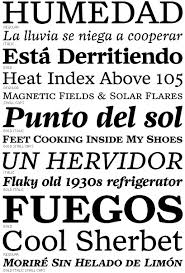
%> input picture 2_classification/decision_tree/text/10.jpg, 185 x 273 px; its folder holds 4 pictures in this run
$ octave tree_training.m   (GNU Octave 9; MATLAB toolbox functions it lacks are replaced by stand-ins)
%> lines starting %> are read from the running program, lines starting %| are printed output that depends on the picture
### 2_classification/perceptron/get_featureVector.m
function vector=get_featureVector(image)
% this function returns a column vector of 49 DCT features.
[m,n,k]=size(image);
if k>1,
    image=rgb2gray(image);   % only the greyscale image is used.
end

transformed_image=dct2(image);
min_dimension=min([m n]);
Z = zigzag4(min_dimension); % the DCT-trandformed image is converted into one-dimensional array in a zigzag order.

vector=[]; % initialisation with empty vector
for i=2:50, % use 256 coefficients of the DCT-transformed image in ZigZag order.
    vector=[vector;transformed_image(Z(i,1),Z(i,2))];
end


### 2_classification/perceptron/zigzag4.m
% zigzag4 - generate traversal-through-matrix used by jpeg
%
% SYNOPSIS
%	zigzag4
%	zigzag4(N)
%
% DESCRIPTION
% 	The skew-diagonal-traversal-pattern of jpeg for an NxN matrix
%	is returned in an N^2x2 matrix. N defaults to 8. The N^2x2 matrix
%	contains the appropriate row and column indices (starting at 1).

% Copyright (C) 1995-1997 Darrel Hankerson and Greg A. Harris
%
% This file is part of the JPEGtool collection of scripts for Octave
% and Matlab; see http://www.dms.auburn.edu/compression
%
% The JPEGtool collection is free software; you can redistribute it
% and/or modify it under the terms of the GNU General Public License
% as published by the Free Software Foundation; either version 2, or
% (at your option) any later version.
%
% The collection is distributed in the hope that it will be useful,
% but WITHOUT ANY WARRANTY; without even the implied warranty of
% MERCHANTABILITY or FITNESS FOR A PARTICULAR PURPOSE.  See the
% GNU General Public License for more details.
%
% You should have received a copy of the GNU General Public License
% along with this package; see the file COPYING.  If not, write to the
% Free Software Foundation, 59 Temple Place - Suite 330, Boston, MA
% 02111-1307, USA.

function Z = zigzag4(N)

if ~exist('N')
  N = 8;
end

Z = zeros(N*N,2);
u = 0; v = 2; inc = 1;

for n = 1:N*N
  v = v - inc; u = u + inc;
  if (u > N)
    v = v + 2; u = N; inc = -1;
  elseif (v == 0)
    v = 1; inc = -1;
  elseif (v > N)
    u = u + 2; v = N; inc = 1;
  elseif (u == 0)
    u = 1; inc = 1;
  end
  Z(n,:) = [v u];
end

% % Referecnce
% % http://www.site.uottawa.ca/~edubois/courses/CEG4311/zigzag.m

### 2_classification/decision_tree/tree_training.m
clear;
folder_text=dir('text\');
folder_non_text=dir('non_text\');
Number_text_images=length(folder_text)-2; % number of text images
Number_non_text_images=length(folder_non_text)-2; % number of non text images
input_training_set=[];

% Construct the training set
% each training feature vector (either for text or non text images) is extracted

for i=1:Number_text_images,
    Image=imread(['text\' folder_text(i+2).name]);
%> Image is the input picture: size 273x185x3 uint8; min 0, max 255, mean 196.2
    input_training_set=[input_training_set;get_featureVector(Image)'];
%> in get_featureVector, `transformed_image=dct2(image);`:
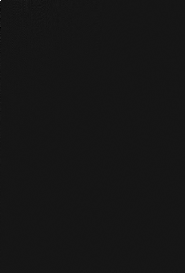
%> transformed_image: size 273x185 double; min -4166.5, max 44099.3, mean 1.1; drawn with min black and max white
%> the loop in get_featureVector, `for i=2:50,` made 49 passes
%> vector on passes 1 to 8: -49.27, [-49.27; 554.8], [-49.27; 554.8; -110.9], [-49.27; 554.8; -110.9; -171.3], [-49.27; 554.8; -110.9; -171.3; -12.3], [-49.27; 554.8; -110.9; -171.3; -12.3; -148], [-49.27; 554.8; -110.9; -171.3; -12.3; -148; 97.56], [-49.27; 554.8; -110.9; -171.3; -12.3; -148; 97.56; -20.68]
%> after the loop in get_featureVector, `for i=2:50,`: vector = 49 values, max 691.9 at index 44, min -1603.5 at index 20, mean -20.92
%> input_training_set has the same summary as vector in get_featureVector
    output_training_set{i,1}='text';
end
%> pass 2 of the loop `for i=1:Number_text_images,`:
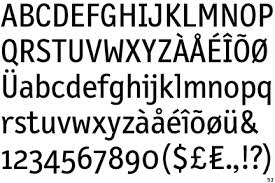
%> input picture 2_classification/decision_tree/text/11.jpg, 275 x 183 px
%> Image is the input picture: size 183x275x3 uint8; min 0, max 255, mean 199.4
%> image: size 183x275 uint8
%> in get_featureVector (call 2), `transformed_image=dct2(image);`:
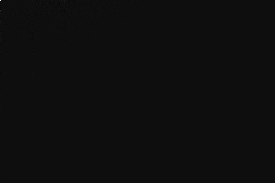
%> transformed_image: size 183x275 double; min -2718.8, max 44724.3, mean 1.1; drawn with min black and max white
%> the loop in get_featureVector (call 2), `for i=2:50,` made 49 passes
%> vector on passes 1 to 7: -65.8, [-65.8; -1553.2], [-65.8; -1553.2; 35.78], [-65.8; -1553.2; 35.78; 202.3], [-65.8; -1553.2; 35.78; 202.3; 411], [-65.8; -1553.2; 35.78; 202.3; 411; -352.9], [-65.8; -1553.2; 35.78; 202.3; 411; -352.9; -606.6]
%> after the loop in get_featureVector (call 2), `for i=2:50,`: vector = 49 values, max 620.9 at index 21, min -1553.2 at index 2, mean -49.09
%> input_training_set = 49 columns, first 8: [-49.27 554.8 -110.9 -171.3 -12.3 -148 97.56 -20.68; -65.8 -1553.2 35.78 202.3 411 -352.9 -606.6 -181.8]
%> pass 3 of the loop `for i=1:Number_text_images,`:
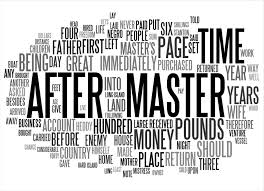
%> input picture 2_classification/decision_tree/text/15.jpg, 264 x 191 px
%> Image is the input picture: size 191x264x3 uint8; min 0, max 255, mean 198.4
%> image: size 191x264 uint8
%> in get_featureVector (call 3), `transformed_image=dct2(image);`:
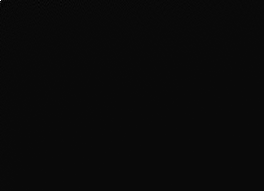
%> transformed_image: size 191x264 double; min -1776.7, max 44556.2, mean 1.1; drawn with min black and max white
%> the loop in get_featureVector (call 3), `for i=2:50,` made 49 passes
%> vector on passes 1 to 7: 907.9, [907.9; -387.9], [907.9; -387.9; 7118.1], [907.9; -387.9; 7118.1; 369], [907.9; -387.9; 7118.1; 369; 3102.2], [907.9; -387.9; 7118.1; 369; 3102.2; -491.5], [907.9; -387.9; 7118.1; 369; 3102.2; -491.5; -751.6]
%> after the loop in get_featureVector (call 3), `for i=2:50,`: vector = 49 values, max 7118.1 at index 3, min -1311.8 at index 38, mean 234.3
%> input_training_set = 49 columns, first 8: [-49.27 554.8 -110.9 -171.3 -12.3 -148 97.56 -20.68; -65.8 -1553.2 35.78 202.3 411 -352.9 -606.6 -181.8; 907.9 -387.9 7118.1 369 3102.2 -491.5 -751.6 493.4]
%> the loop made 4 passes; the first 3 are shown
k=i;
%> k = 4
for i=1:Number_non_text_images,
    Image=imread(['non_text\' folder_non_text(i+2).name]);
    [row,column]=size(Image);
    input_training_set=[input_training_set;get_featureVector(Image)'];
    output_training_set{k+i,1}='non text';

end
% because we have 88 training samples, the input_training_set should be
% arranged in a matrix of 49 rows and 88 columns to train the network.
% Remember that this arrangement should be the other way around (49 columns and 88 rows)
% for the Bayes and Tree classifiers
%input_training_set=input_training_set'; % get the right arrangement for the input set.
%output_training_set=output_training_set'; % get the right arrangement for the output set


Target=strcmp('text',output_training_set); % Now, Target has logical values (0 and 1). This has to be converted into double.


rng('default'); % set the random number generator to its default state
rng(44); % this is an integer value to initialise the random number generator

%> (the run ends here)
